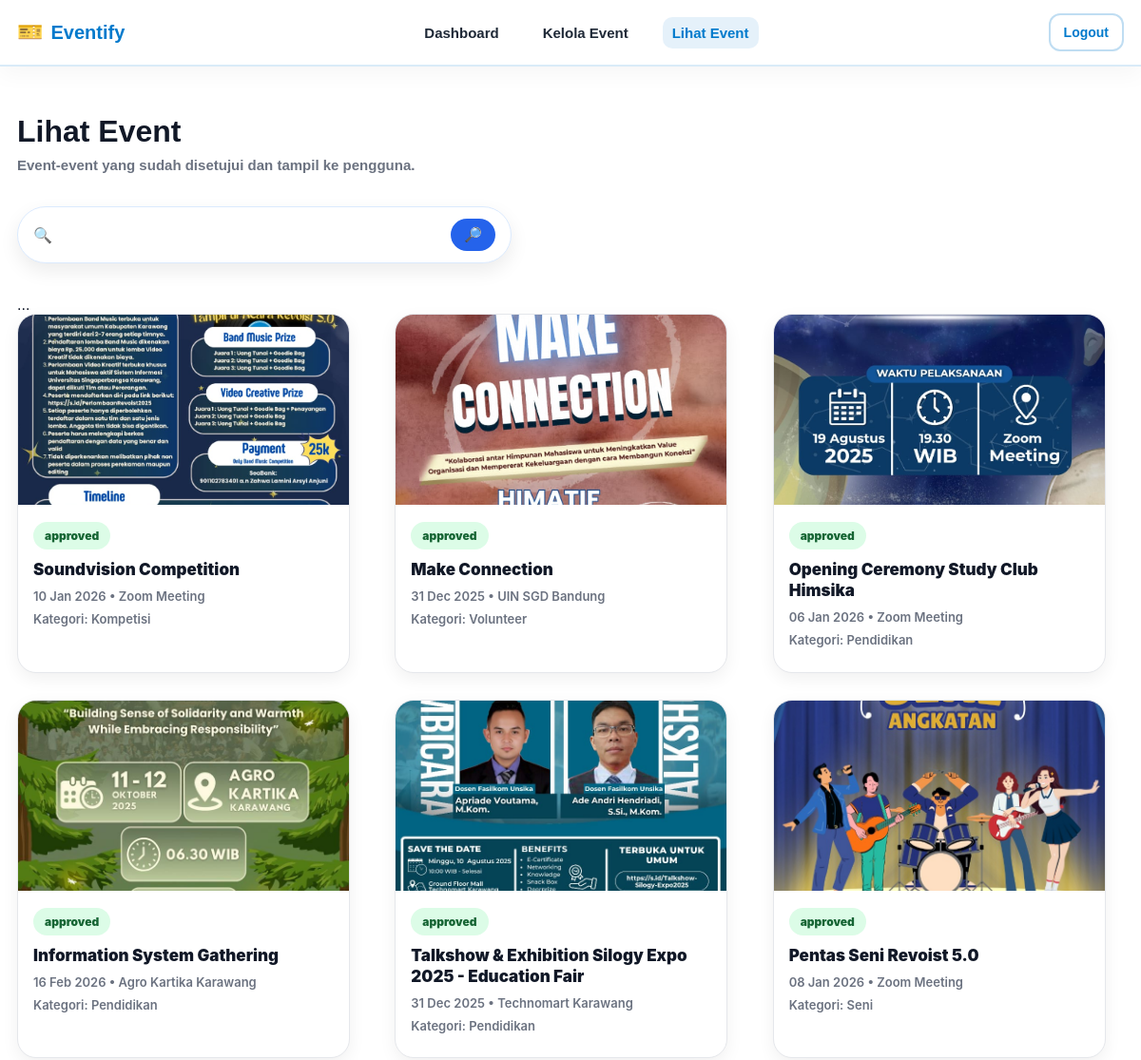
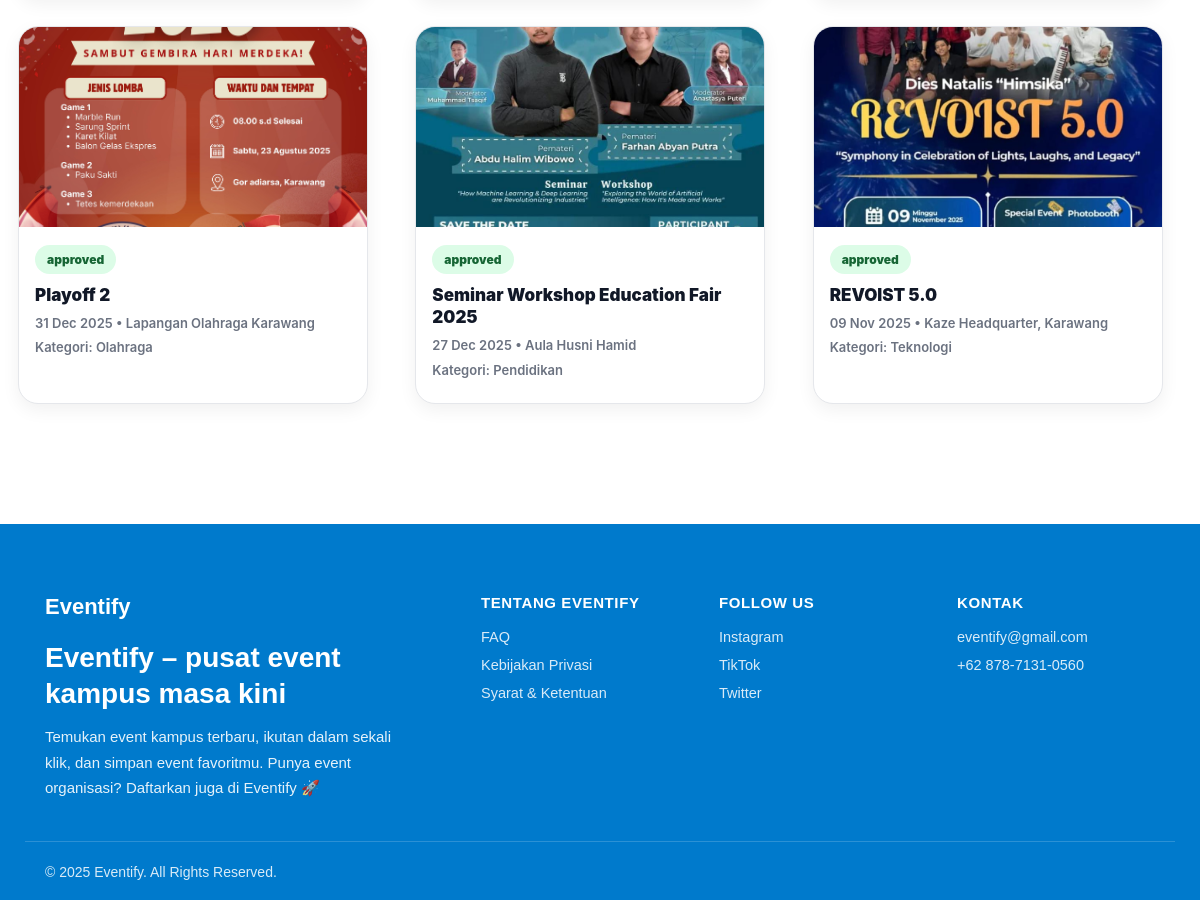
Screenshot of /admin/lihat_event.php (signed in) with the database file from the repository (2 pictures, top to bottom).
### tables this page shows
CREATE TABLE `events` (
  `id` int(11) NOT NULL,
  `organizer_id` int(11) DEFAULT NULL,
  `title` varchar(200) NOT NULL,
  `category` varchar(50) DEFAULT NULL,
  `date_event` date DEFAULT NULL,
  `location` varchar(150) DEFAULT NULL,
  `price` varchar(50) DEFAULT NULL,
  `reg_link` text DEFAULT NULL,
  `description` text DEFAULT NULL,
  `poster` varchar(255) DEFAULT NULL,
  `cp_name` varchar(100) DEFAULT NULL,
  `cp_wa` varchar(30) DEFAULT NULL,
  `instagram` varchar(255) DEFAULT NULL,
  `status` varchar(20) NOT NULL DEFAULT 'pending',
  `created_at` timestamp NOT NULL DEFAULT current_timestamp()
);

### admin/lihat_event.php (the view, shortened to what this page needs)
<?php
include "../config/koneksi.php";
include("../admin/navbar_admin.php");
$query = "SELECT * FROM events WHERE status='approved'";
$query .= " ORDER BY created_at DESC";
$result = mysqli_query($conn, $query);
?>
<!DOCTYPE html>
<html lang="id">
<head>
    <link rel="stylesheet" href="../assets/css/style.css">
</head>
<body>
    <div class="admin-wrapper">
        <h1 class="admin-title">Lihat Event</h1>
        <p class="admin-subtitle">Event-event yang sudah disetujui dan tampil ke pengguna.</p>
        <form class="search-box" method="GET" action="">
            <span class="search-icon">🔍</span>
            <input type="text" name="search" value="<?= htmlspecialchars($_GET['search'] ?? '') ?>"
                placeholder="Cari event, lokasi, kategori..." />
            <button type="submit" class="filter-btn">🔎</button>
        </form>
        <?php if (mysqli_num_rows($result) > 0): ?>
            ...
        <?php endif; ?>
        <?php if (mysqli_num_rows($result) > 0): ?>
            <div class="grid-event">
                <?php while ($event = mysqli_fetch_assoc($result)): ?>
                    <a href="detail_event_admin.php?id=<?= $event['id']; ?>" class="event-card">
                        <img src="../uploads/<?= htmlspecialchars($event['poster']); ?>" alt="poster">
                        <div class="event-body">
                            <span class="badge-approved">approved</span>
                            <div class="event-title"><?= htmlspecialchars($event['title']); ?></div>
                            <div class="event-meta"><?= date("d M Y", strtotime($event['date_event'])); ?> •
                                <?= htmlspecialchars($event['location']); ?></div>
                            <div class="event-meta">Kategori: <?= htmlspecialchars($event['category']); ?></div>
                        </div>
                    </a>
                <?php endwhile; ?>
            </div>
        <?php else: ?>
        <?php endif; ?>
    </div>
    <?php include __DIR__ . "/../components/footer.php"; ?>
</body>
</html>

### assets/css/style.css (style rules this page uses)
* { margin: 0; padding: 0; box-sizing: border-box; font-family: 'Plus Jakarta Sans', sans-serif; }
body { background: #ffffff; color: #111827; }
.event-card { width: 350px; border-radius: 22px; overflow: hidden; background: #fff; box-shadow: 0 10px 24px rgba(0,0,0,0.08); border: 1px solid #f1f1f1; text-decoration: none; color: inherit; transition: 0.25s ease; display: flex; flex-direction: column; }
.event-title { font-size: 20px; font-weight: 900; line-height: 1.25; margin: 0; color: #111827; }
.event-meta { font-size: 14px; font-weight: 600; color: #374151; margin: 0; line-height: 1.4; }
.event-card, .event-card * { font-family: 'Inter', sans-serif !important; }
.search-box { max-width: 760px; margin: 0 auto; background: #fff; border: 1px solid #dbeafe; border-radius: 999px; display: flex; align-items: center; padding: 14px 18px; gap: 12px; backdrop-filter: blur(8px); box-shadow: 0 8px 20px rgba(0,0,0,0.08); }
.search-icon { font-size: 18px; opacity: 0.9; }
.search-box input { flex: 1; border: none; background: transparent; outline: none; color: #111827; font-size: 15px; }
.search-box input::placeholder { color: rgba(255,255,255,0.7); }
.filter-btn { border: none; background: rgba(255,255,255,0.22); color: #fff; padding: 8px 14px; border-radius: 999px; cursor: pointer; font-size: 15px; }
html { scroll-behavior: smooth; }

### admin/lihat_event.php (style rules this page uses)
.admin-wrapper { max-width: 1200px; margin: auto; padding: 50px 18px; }
.admin-title { font-size: 32px; font-weight: 900; margin-bottom: 8px; }
.admin-subtitle { color: #6b7280; font-weight: 600; margin-bottom: 35px; font-size: 15px; }
.grid-event { display: grid; grid-template-columns: repeat(auto-fit, minmax(280px, 1fr)); gap: 28px; }
.event-card { background: white; border: 1px solid #e5e7eb; border-radius: 20px; overflow: hidden; box-shadow: 0 6px 18px rgba(0, 0, 0, 0.06); transition: 0.2s; }
.event-card img { width: 100%; height: 200px; object-fit: cover; display: block; }
.event-body { padding: 18px 16px; }
.event-title { font-size: 17px; font-weight: 900; margin-bottom: 8px; line-height: 1.3; }
.event-meta { font-size: 13px; color: #6b7280; font-weight: 600; margin-bottom: 6px; }
.badge-approved { background: #dcfce7; color: #166534; padding: 7px 12px; border-radius: 999px; font-size: 12px; font-weight: 900; display: inline-block; margin-bottom: 10px; }
.search-box { margin: 25px 0 35px; display: flex; align-items: center; gap: 10px; background: white; padding: 12px 16px; border-radius: 999px; border: 1px solid #dbeafe; max-width: 520px; }
.search-box input { border: none; outline: none; flex: 1; font-weight: 700; font-size: 14px; }
.search-box .filter-btn { background: #2563eb; color: white; border: none; padding: 8px 14px; border-radius: 999px; cursor: pointer; font-weight: 900; }
.search-icon { font-size: 16px; }

### rows the page displays
events: poster (picture), title "Soundvision Competition", date_event "10 Jan 2026", location "Zoom Meeting", category "Kompetisi"
events: poster (picture), title "Make Connection", date_event "31 Dec 2025", location "UIN SGD Bandung", category "Volunteer"
events: poster (picture), title "Opening Ceremony Study Club Himsika", date_event "06 Jan 2026", location "Zoom Meeting", category "Pendidikan"
events: poster (picture), title "Information System Gathering", date_event "16 Feb 2026", location "Agro Kartika Karawang", category "Pendidikan"
events: poster (picture), title "Talkshow & Exhibition Silogy Expo 2025 - Education Fair", date_event "31 Dec 2025", location "Technomart Karawang", category "Pendidikan"
events: poster (picture), title "Pentas Seni Revoist 5.0", date_event "08 Jan 2026", location "Zoom Meeting", category "Seni"
events: poster (picture), title "Playoff 2", date_event "31 Dec 2025", location "Lapangan Olahraga Karawang", category "Olahraga"
events: poster (picture), title "Seminar Workshop Education Fair 2025", date_event "27 Dec 2025", location "Aula Husni Hamid", category "Pendidikan"
events: poster (picture), title "REVOIST 5.0", date_event "09 Nov 2025", location "Kaze Headquarter, Karawang", category "Teknologi"
